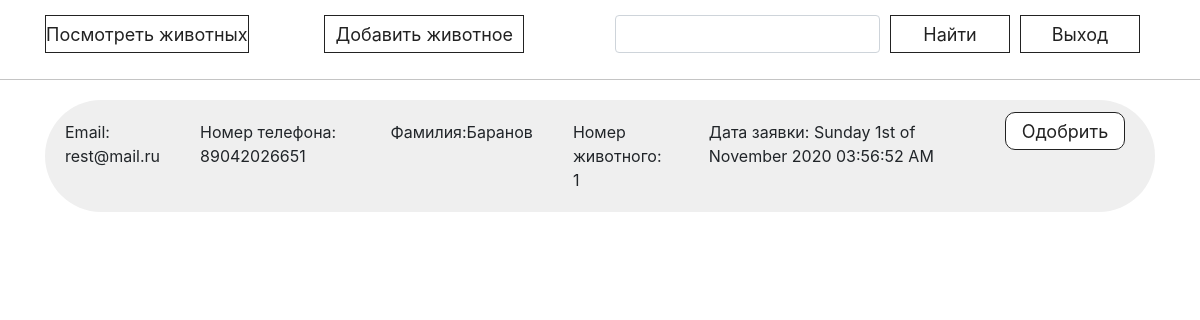
Screenshot of /aplication-admin.php with the database file from the repository.
### tables this page shows
CREATE TABLE `applic` (
  `id` int(100) NOT NULL,
  `mail` varchar(100) NOT NULL,
  `name` varchar(100) NOT NULL,
  `second_name` varchar(100) NOT NULL,
  `adres` varchar(100) NOT NULL,
  `nomer` varchar(100) NOT NULL,
  `id_anim` int(11) NOT NULL,
  `status` int(2) NOT NULL DEFAULT 0,
  `time_create` varchar(100) NOT NULL
);

### aplication-admin.php (the view, shortened to what this page needs)
<!DOCTYPE html>
<html lang="en">
<head>
  <link href="css/style.css" rel="stylesheet">
  <link href="css/normalize.css" rel="stylesheet">
  <link href="css/slick.css" rel="stylesheet">
  <link href="css/jquery.fancybox.min.css" rel="stylesheet">
  <link rel="stylesheet" href="https://cdn.jsdelivr.net/npm/bootstrap@4.5.3/dist/css/bootstrap.min.css">
</head>
<body>
  <div class="page">
    <div class="panel">
      <div class="container">
        <div class="main-menu">
          <a href="admin.php" class="main-menu__btn btns-admin">Посмотреть животных</a>
          <a href="add.php" class="main-menu__btn btns-admin">Добавить животное</a>
          <div class="col-md-6 mb-3 flex">
              <form class="flex" action="poisk.php" method="post">
                  <div class="input-form">
                      <input type="text" class="form-control" name="poisk"
                             id="poisk">
                  </div>
                  <button class="btns-admin-search" type="submit">Найти</button>
              </form>
            <a href="index.php" class="btns-admin-search">Выход</a>
          </div>
        </div>
      </div>
    </div>
    <?php
    $mysql = new mysqli('localhost','root','root','animals');
    $result = $mysql->query("SELECT * FROM `applic` WHERE `status`=0");
    $applic = mysqli_fetch_array($result);
    do {
      ?>
    <div class="animal-rows">
      <div class="container">
        <div class="animal-rows__row">
          <div class="animal-rows__info">
            <div class="animal-rows__infos">
              <p>Email: <?=$applic["mail"]?></p>
              <p>Номер телефона: <?=$applic["nomer"]?></p>
              <p>Фамилия:<?=$applic["second_name"]?> </p>
              <p>Номер животного: <?=$applic["id_anim"]?></p>
                <p>Дата заявки: <?=$applic["time_create"]?></p>
              <div class="animal-rows__button-more">
              <button id="set_status" data-applic_id="<?=$applic[0]?>" class="btns-admin-search row-btn" type="submit">Одобрить</button>
              </div>
            </div>
          </div>
        </div>
      </div>
    </div>
    </div>
</body>
</html>
<?php
}
while ($applic = mysqli_fetch_array($result));
?>

### css/style.css (style rules this page uses)
:root { --text-color: #222; --text-color-light: #999; --border-color: #EFEFEF; --grey-bg: #F4F4F4; --red: #CC2222; }
* { box-sizing: border-box; }
*::before, *::after { box-sizing: border-box; }
a { text-decoration: none !important; }
body { font-family: 'Lato', sans-serif; font-size: 16px; font-weight: 400; color: var(--text-color); }
.container { width: 1140px; margin: 0 auto; }
.panel { border-bottom: 1px solid #C4C4C4; }
.btns-admin { min-width: 200px; display: inline-flex; justify-content: center; align-items: center; height: 38px; padding: 0; border-radius: 0; border: 1px solid var(--text-color); text-decoration: none; color: var(--text-color) !important; font-size: 18px; cursor: pointer; transition: all 0.2s ease; }
.main-menu { display: flex; justify-content: space-between; margin-top: 15px; }
.form-control { margin-right: 20px; }
.flex { display: flex; justify-content: space-between; }
.animal-rows__row { background-color: var(--border-color); margin-top: 20px; border-radius: 60px; }
.animal-rows__info, .animal-rows__infos { display: flex; justify-content: space-between; }
.animal-rows__info p { margin: 20px; }
.btns-admin-search { min-width: 120px; display: inline-flex; justify-content: center; align-items: center; height: 38px; padding: 0; border-radius: 0; border: 1px solid var(--text-color); background-color: white; text-decoration: none; color: var(--text-color) !important; font-size: 18px; cursor: pointer; transition: all 0.2s ease; margin-left: 10px; }
.row-btn { border-radius: 10px; margin-top: 12px; margin-right: 30px; }
.animal-rows { position: relative; }
.input-form { margin-bottom: 20px; }
.input-form { margin-bottom: 10px; }

### rows the page displays
applic: mail "rest@mail.ru", nomer "89042026651", second_name "Баранов", id_anim "1", time_create "Sunday 1st of November 2020 03:56:52 AM"
